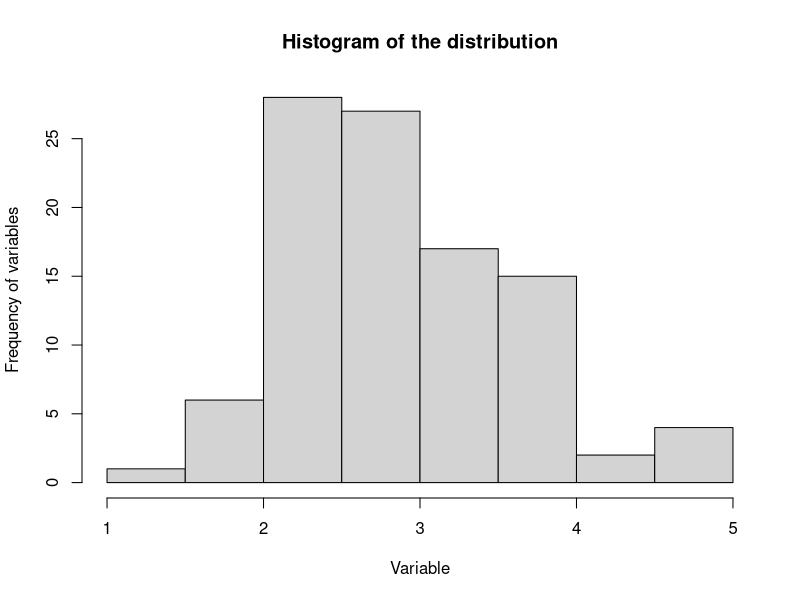
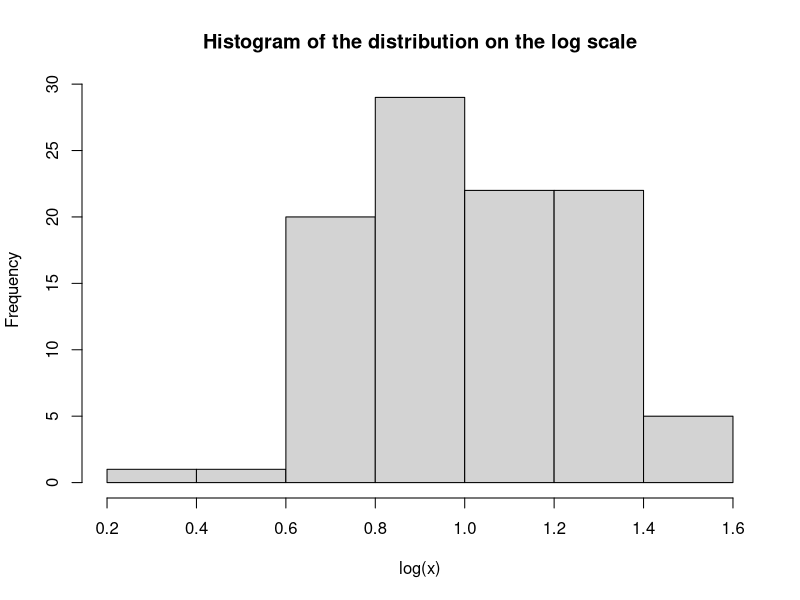

These figures' R source, in order:
## ---- chunk 1
knitr::opts_chunk$set(echo = TRUE)
## ---- chunk 2
x <- rlnorm(100,1,0.25)
## ---- chunk 3
hist(x,main = "Histogram of the distribution", xlab = "Variable", ylab = "Frequency of variables")
## ---- chunk 4
hist(log(x),main = "Histogram of the distribution on the log scale")
## ---- chunk 5
mean(x)
var(x)
